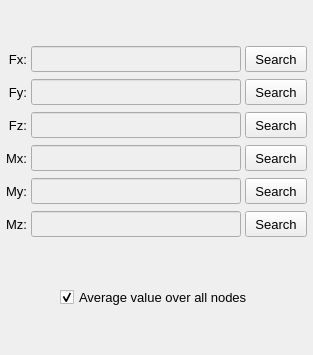
           <widget class="QWidget" name="tab_load_tables">
            <attribute name="title">
             <string>Load tables</string>
            </attribute>
            <layout class="QGridLayout" name="gridLayout_10">
             <property name="leftMargin">
              <number>2</number>
             </property>
             <property name="topMargin">
              <number>2</number>
             </property>
             <property name="rightMargin">
              <number>2</number>
             </property>
             <property name="bottomMargin">
              <number>2</number>
             </property>
             <property name="spacing">
              <number>2</number>
             </property>
             <item row="1" column="0">
              <widget class="QFrame" name="frame_9">
               <property name="frameShape">
                <enum>QFrame::NoFrame</enum>
               </property>
               <property name="frameShadow">
                <enum>QFrame::Raised</enum>
               </property>
               <layout class="QGridLayout" name="gridLayout_3">
                <property name="leftMargin">
                 <number>4</number>
                </property>
                <property name="topMargin">
                 <number>4</number>
                </property>
                <property name="rightMargin">
                 <number>4</number>
                </property>
                <property name="bottomMargin">
                 <number>2</number>
                </property>
                <property name="horizontalSpacing">
                 <number>4</number>
                </property>
                <property name="verticalSpacing">
                 <number>7</number>
                </property>
                <item row="4" column="1">
                 <widget class="QLineEdit" name="lineEdit_path_table_My">
                  <property name="enabled">
                   <bool>false</bool>
                  </property>
                  <property name="minimumSize">
                   <size>
                    <width>210</width>
                    <height>26</height>
                   </size>
                  </property>
                  <property name="maximumSize">
                   <size>
                    <width>240</width>
                    <height>26</height>
                   </size>
                  </property>
                  <property name="alignment">
                   <set>Qt::AlignCenter</set>
                  </property>
                 </widget>
                </item>
                <item row="4" column="2">
                 <widget class="QPushButton" name="pushButton_load_My_table">
                  <property name="enabled">
                   <bool>true</bool>
                  </property>
                  <property name="sizePolicy">
                   <sizepolicy hsizetype="Expanding" vsizetype="Fixed">
                    <horstretch>0</horstretch>
                    <verstretch>0</verstretch>
                   </sizepolicy>
                  </property>
                  <property name="minimumSize">
                   <size>
                    <width>62</width>
                    <height>26</height>
                   </size>
                  </property>
                  <property name="maximumSize">
                   <size>
                    <width>62</width>
                    <height>26</height>
                   </size>
                  </property>
                  <property name="font">
                   <font>
                    <pointsize>10</pointsize>
                   </font>
                  </property>
                  <property name="styleSheet">
                   <string notr="true"/>
                  </property>
                  <property name="text">
                   <string>Search</string>
                  </property>
                 </widget>
                </item>
                <item row="4" column="0">
                 <widget class="QLabel" name="label_My_table">
                  <property name="enabled">
                   <bool>true</bool>
                  </property>
                  <property name="minimumSize">
                   <size>
                    <width>0</width>
                    <height>26</height>
                   </size>
                  </property>
                  <property name="maximumSize">
                   <size>
                    <width>38</width>
                    <height>26</height>
                   </size>
                  </property>
                  <property name="font">
                   <font>
                    <pointsize>10</pointsize>
                   </font>
                  </property>
                  <property name="text">
                   <string>My:</string>
                  </property>
                  <property name="alignment">
                   <set>Qt::AlignRight|Qt::AlignTrailing|Qt::AlignVCenter</set>
                  </property>
                 </widget>
                </item>
                <item row="5" column="0">
                 <widget class="QLabel" name="label_Mz_table">
                  <property name="enabled">
                   <bool>true</bool>
                  </property>
                  <property name="minimumSize">
                   <size>
                    <width>0</width>
                    <height>26</height>
                   </size>
                  </property>
                  <property name="maximumSize">
                   <size>
                    <width>38</width>
                    <height>26</height>
                   </size>
                  </property>
                  <property name="font">
                   <font>
                    <pointsize>10</pointsize>
                   </font>
                  </property>
                  <property name="text">
                   <string>Mz:</string>
                  </property>
                  <property name="alignment">
                   <set>Qt::AlignRight|Qt::AlignTrailing|Qt::AlignVCenter</set>
                  </property>
                 </widget>
                </item>
                <item row="5" column="1">
                 <widget class="QLineEdit" name="lineEdit_path_table_Mz">
                  <property name="enabled">
                   <bool>false</bool>
                  </property>
                  <property name="minimumSize">
                   <size>
                    <width>210</width>
                    <height>26</height>
                   </size>
                  </property>
                  <property name="maximumSize">
                   <size>
                    <width>240</width>
                    <height>26</height>
                   </size>
                  </property>
                  <property name="alignment">
                   <set>Qt::AlignCenter</set>
                  </property>
                 </widget>
                </item>
                <item row="1" column="1">
                 <widget class="QLineEdit" name="lineEdit_path_table_Fy">
                  <property name="enabled">
                   <bool>false</bool>
                  </property>
                  <property name="minimumSize">
                   <size>
                    <width>210</width>
                    <height>26</height>
                   </size>
                  </property>
                  <property name="maximumSize">
                   <size>
                    <width>240</width>
                    <height>26</height>
                   </size>
                  </property>
                  <property name="styleSheet">
                   <string notr="true"/>
                  </property>
                  <property name="alignment">
                   <set>Qt::AlignCenter</set>
                  </property>
                 </widget>
                </item>
                <item row="2" column="2">
                 <widget class="QPushButton" name="pushButton_load_Fz_table">
                  <property name="enabled">
                   <bool>true</bool>
                  </property>
                  <property name="sizePolicy">
                   <sizepolicy hsizetype="Expanding" vsizetype="Fixed">
                    <horstretch>0</horstretch>
                    <verstretch>0</verstretch>
                   </sizepolicy>
                  </property>
                  <property name="minimumSize">
                   <size>
                    <width>62</width>
                    <height>26</height>
                   </size>
                  </property>
                  <property name="maximumSize">
                   <size>
                    <width>62</width>
                    <height>26</height>
                   </size>
                  </property>
                  <property name="font">
                   <font>
                    <pointsize>10</pointsize>
                   </font>
                  </property>
                  <property name="styleSheet">
                   <string notr="true"/>
                  </property>
                  <property name="text">
                   <string>Search</string>
                  </property>
                 </widget>
                </item>
                <item row="1" column="2">
                 <widget class="QPushButton" name="pushButton_load_Fy_table">
                  <property name="enabled">
                   <bool>true</bool>
                  </property>
                  <property name="sizePolicy">
                   <sizepolicy hsizetype="Expanding" vsizetype="Fixed">
                    <horstretch>0</horstretch>
                    <verstretch>0</verstretch>
                   </sizepolicy>
                  </property>
                  <property name="minimumSize">
                   <size>
                    <width>62</width>
                    <height>26</height>
                   </size>
                  </property>
                  <property name="maximumSize">
                   <size>
                    <width>62</width>
                    <height>26</height>
                   </size>
                  </property>
                  <property name="font">
                   <font>
                    <pointsize>10</pointsize>
                   </font>
                  </property>
                  <property name="styleSheet">
                   <string notr="true"/>
                  </property>
                  <property name="text">
                   <string>Search</string>
                  </property>
                 </widget>
                </item>
                <item row="3" column="2">
                 <widget class="QPushButton" name="pushButton_load_Mx_table">
                  <property name="enabled">
                   <bool>true</bool>
                  </property>
                  <property name="sizePolicy">
                   <sizepolicy hsizetype="Expanding" vsizetype="Fixed">
                    <horstretch>0</horstretch>
                    <verstretch>0</verstretch>
                   </sizepolicy>
                  </property>
                  <property name="minimumSize">
                   <size>
                    <width>62</width>
                    <height>26</height>
                   </size>
                  </property>
                  <property name="maximumSize">
                   <size>
                    <width>62</width>
                    <height>26</height>
                   </size>
                  </property>
                  <property name="font">
                   <font>
                    <pointsize>10</pointsize>
                   </font>
                  </property>
                  <property name="styleSheet">
                   <string notr="true"/>
                  </property>
                  <property name="text">
                   <string>Search</string>
                  </property>
                 </widget>
                </item>
                <item row="0" column="0">
                 <widget class="QLabel" name="label_Fx_table">
                  <property name="enabled">
                   <bool>true</bool>
                  </property>
                  <property name="minimumSize">
                   <size>
                    <width>0</width>
                    <height>26</height>
                   </size>
                  </property>
                  <property name="maximumSize">
                   <size>
                    <width>38</width>
                    <height>26</height>
                   </size>
                  </property>
                  <property name="font">
                   <font>
                    <pointsize>10</pointsize>
                   </font>
                  </property>
                  <property name="text">
                   <string>Fx:</string>
                  </property>
                  <property name="alignment">
                   <set>Qt::AlignRight|Qt::AlignTrailing|Qt::AlignVCenter</set>
                  </property>
                 </widget>
                </item>
                <item row="3" column="1">
                 <widget class="QLineEdit" name="lineEdit_path_table_Mx">
                  <property name="enabled">
                   <bool>false</bool>
                  </property>
                  <property name="minimumSize">
                   <size>
                    <width>210</width>
                    <height>26</height>
                   </size>
                  </property>
                  <property name="maximumSize">
                   <size>
                    <width>240</width>
                    <height>26</height>
                   </size>
                  </property>
                  <property name="alignment">
                   <set>Qt::AlignCenter</set>
                  </property>
                 </widget>
                </item>
                <item row="3" column="0">
                 <widget class="QLabel" name="label_Mx_table">
                  <property name="enabled">
                   <bool>true</bool>
                  </property>
                  <property name="minimumSize">
                   <size>
                    <width>0</width>
                    <height>26</height>
                   </size>
                  </property>
                  <property name="maximumSize">
                   <size>
                    <width>38</width>
                    <height>26</height>
                   </size>
                  </property>
                  <property name="font">
                   <font>
                    <pointsize>10</pointsize>
                   </font>
                  </property>
                  <property name="text">
                   <string>Mx:</string>
                  </property>
                  <property name="alignment">
                   <set>Qt::AlignRight|Qt::AlignTrailing|Qt::AlignVCenter</set>
                  </property>
                 </widget>
                </item>
                <item row="2" column="1">
                 <widget class="QLineEdit" name="lineEdit_path_table_Fz">
                  <property name="enabled">
                   <bool>false</bool>
                  </property>
                  <property name="minimumSize">
                   <size>
                    <width>210</width>
                    <height>26</height>
                   </size>
                  </property>
                  <property name="maximumSize">
                   <size>
                    <width>240</width>
                    <height>26</height>
                   </size>
                  </property>
                  <property name="alignment">
                   <set>Qt::AlignCenter</set>
                  </property>
                 </widget>
                </item>
                <item row="1" column="0">
                 <widget class="QLabel" name="label_Fy_table">
                  <property name="enabled">
                   <bool>true</bool>
                  </property>
                  <property name="minimumSize">
                   <size>
                    <width>0</width>
                    <height>26</height>
                   </size>
                  </property>
                  <property name="maximumSize">
                   <size>
                    <width>38</width>
                    <height>26</height>
                   </size>
                  </property>
                  <property name="font">
                   <font>
                    <pointsize>10</pointsize>
                   </font>
                  </property>
                  <property name="text">
                   <string>Fy:</string>
                  </property>
                  <property name="alignment">
                   <set>Qt::AlignRight|Qt::AlignTrailing|Qt::AlignVCenter</set>
                  </property>
                 </widget>
                </item>
                <item row="5" column="2">
                 <widget class="QPushButton" name="pushButton_load_Mz_table">
                  <property name="enabled">
                   <bool>true</bool>
                  </property>
                  <property name="sizePolicy">
                   <sizepolicy hsizetype="Expanding" vsizetype="Fixed">
                    <horstretch>0</horstretch>
                    <verstretch>0</verstretch>
                   </sizepolicy>
                  </property>
                  <property name="minimumSize">
                   <size>
                    <width>62</width>
                    <height>26</height>
                   </size>
                  </property>
                  <property name="maximumSize">
                   <size>
                    <width>62</width>
                    <height>26</height>
                   </size>
                  </property>
                  <property name="font">
                   <font>
                    <pointsize>10</pointsize>
                   </font>
                  </property>
                  <property name="styleSheet">
                   <string notr="true"/>
                  </property>
                  <property name="text">
                   <string>Search</string>
                  </property>
                 </widget>
                </item>
                <item row="0" column="1">
                 <widget class="QLineEdit" name="lineEdit_path_table_Fx">
                  <property name="enabled">
                   <bool>false</bool>
                  </property>
                  <property name="minimumSize">
                   <size>
                    <width>210</width>
                    <height>26</height>
                   </size>
                  </property>
                  <property name="maximumSize">
                   <size>
                    <width>240</width>
                    <height>26</height>
                   </size>
                  </property>
                  <property name="styleSheet">
                   <string notr="true"/>
                  </property>
                  <property name="alignment">
                   <set>Qt::AlignCenter</set>
                  </property>
                 </widget>
                </item>
                <item row="2" column="0">
                 <widget class="QLabel" name="label_Fz_table">
                  <property name="enabled">
                   <bool>true</bool>
                  </property>
                  <property name="minimumSize">
                   <size>
                    <width>0</width>
                    <height>26</height>
                   </size>
                  </property>
                  <property name="maximumSize">
                   <size>
                    <width>38</width>
                    <height>26</height>
                   </size>
                  </property>
                  <property name="font">
                   <font>
                    <pointsize>10</pointsize>
                   </font>
                  </property>
                  <property name="text">
                   <string>Fz:</string>
                  </property>
                  <property name="alignment">
                   <set>Qt::AlignRight|Qt::AlignTrailing|Qt::AlignVCenter</set>
                  </property>
                 </widget>
                </item>
                <item row="0" column="2">
                 <widget class="QPushButton" name="pushButton_load_Fx_table">
                  <property name="enabled">
                   <bool>true</bool>
                  </property>
                  <property name="sizePolicy">
                   <sizepolicy hsizetype="Expanding" vsizetype="Fixed">
                    <horstretch>0</horstretch>
                    <verstretch>0</verstretch>
                   </sizepolicy>
                  </property>
                  <property name="minimumSize">
                   <size>
                    <width>62</width>
                    <height>26</height>
                   </size>
                  </property>
                  <property name="maximumSize">
                   <size>
                    <width>62</width>
                    <height>26</height>
                   </size>
                  </property>
                  <property name="font">
                   <font>
                    <pointsize>10</pointsize>
                   </font>
                  </property>
                  <property name="styleSheet">
                   <string notr="true"/>
                  </property>
                  <property name="text">
                   <string>Search</string>
                  </property>
                 </widget>
                </item>
               </layout>
              </widget>
             </item>
             <item row="3" column="0">
              <widget class="QFrame" name="frame_21">
               <property name="minimumSize">
                <size>
                 <width>0</width>
                 <height>32</height>
                </size>
               </property>
               <property name="frameShape">
                <enum>QFrame::NoFrame</enum>
               </property>
               <property name="frameShadow">
                <enum>QFrame::Raised</enum>
               </property>
               <layout class="QGridLayout" name="gridLayout_17">
                <property name="leftMargin">
                 <number>0</number>
                </property>
                <property name="topMargin">
                 <number>0</number>
                </property>
                <property name="rightMargin">
                 <number>0</number>
                </property>
                <property name="bottomMargin">
                 <number>0</number>
                </property>
                <property name="spacing">
                 <number>0</number>
                </property>
                <item row="0" column="1">
                 <widget class="QCheckBox" name="checkBox_averaged_table_values">
                  <property name="minimumSize">
                   <size>
                    <width>0</width>
                    <height>28</height>
                   </size>
                  </property>
                  <property name="maximumSize">
                   <size>
                    <width>220</width>
                    <height>28</height>
                   </size>
                  </property>
                  <property name="font">
                   <font>
                    <pointsize>10</pointsize>
                   </font>
                  </property>
                  <property name="text">
                   <string>Average value over all nodes</string>
                  </property>
                  <property name="checked">
                   <bool>true</bool>
                  </property>
                 </widget>
                </item>
                <item row="0" column="0">
                 <spacer name="horizontalSpacer_13">
                  <property name="orientation">
                   <enum>Qt::Horizontal</enum>
                  </property>
                  <property name="sizeHint" stdset="0">
                   <size>
                    <width>40</width>
                    <height>20</height>
                   </size>
                  </property>
                 </spacer>
                </item>
                <item row="0" column="2">
                 <spacer name="horizontalSpacer_14">
                  <property name="orientation">
                   <enum>Qt::Horizontal</enum>
                  </property>
                  <property name="sizeHint" stdset="0">
                   <size>
                    <width>40</width>
                    <height>20</height>
                   </size>
                  </property>
                 </spacer>
                </item>
               </layout>
              </widget>
             </item>
             <item row="4" column="0">
              <spacer name="verticalSpacer_6">
               <property name="orientation">
                <enum>Qt::Vertical</enum>
               </property>
               <property name="sizeHint" stdset="0">
                <size>
                 <width>20</width>
                 <height>40</height>
                </size>
               </property>
              </spacer>
             </item>
             <item row="0" column="0">
              <spacer name="verticalSpacer_4">
               <property name="orientation">
                <enum>Qt::Vertical</enum>
               </property>
               <property name="sizeHint" stdset="0">
                <size>
                 <width>20</width>
                 <height>40</height>
                </size>
               </property>
              </spacer>
             </item>
             <item row="2" column="0">
              <spacer name="verticalSpacer_3">
               <property name="orientation">
                <enum>Qt::Vertical</enum>
               </property>
               <property name="sizeHint" stdset="0">
                <size>
                 <width>20</width>
                 <height>40</height>
                </size>
               </property>
              </spacer>
             </item>
            </layout>
           </widget>
